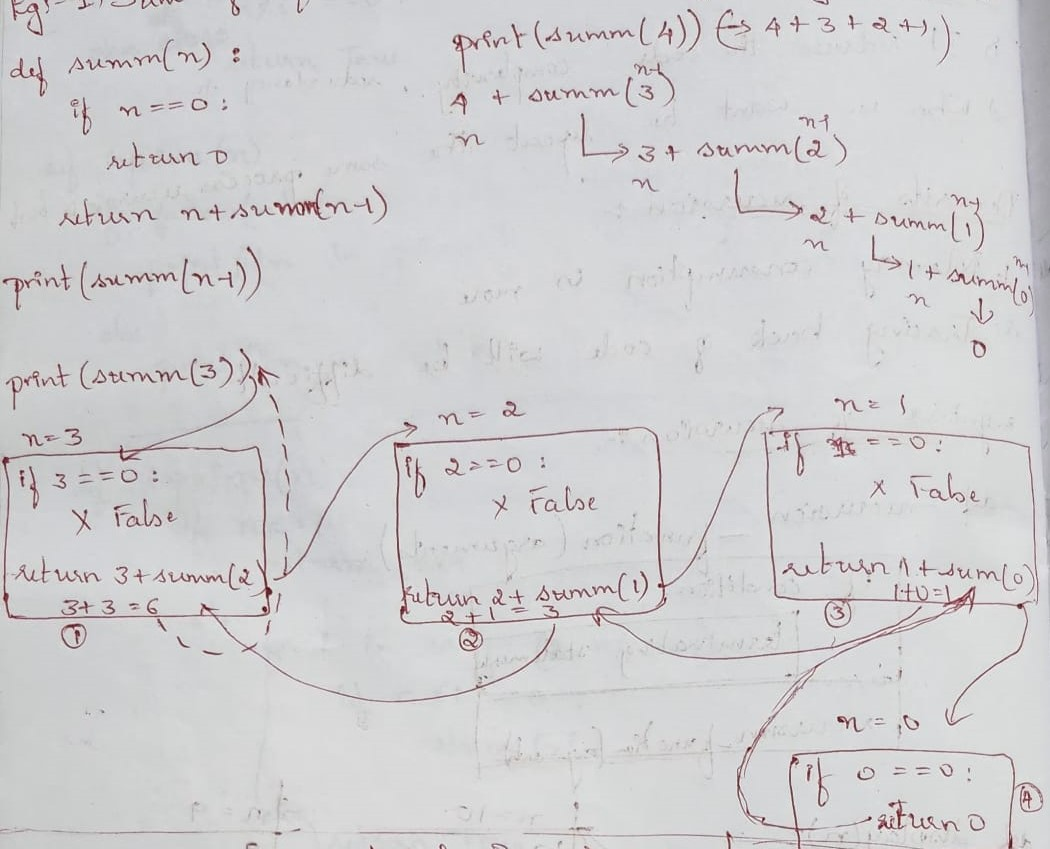
#> input picture Python/Functions/func_1.jpeg, 1050 x 849 px
$ jupyter execute --allow-errors Functions-3.ipynb
#> lines starting #> are read from the running program, lines starting #| are printed output that depends on the picture
### Python/Functions/fcs.py
def add():
    print(10+20)

def sub():
    print(10-2)

def mul():
    print(10*2)

def div():
    print(10/2)

print(f'Name of fcs is {__name__}')

### Python/Functions/Functions-3.ipynb
[cell 1]
from PIL import Image

### Importing:
1. Importing is aprocess of extracting the properties/functionalities of one Module into another module.
2. Importing can be achieved by using import keyword

We can import properties in 2 following ways:
1. Importing entire module (all content)
2. Importing specific finctions/classes

#### 1. Importing entire module ( all content )
1. When we want to access all the content from module then we import entire module
2. Syntax for importing entire module:
    import module_name
3. Syntax for accessing functions/classes if we import enitre module

    For funcitons:

        module_name.function_name(arguments)
    For classes:

        module_name.classname(arguments)

        Note: argyuments are not mandatory.

[cell 2]
# module saved as fcs.py
def add():
    print(10+20)

def sub():
    print(10-2)

def mul():
    print(10*2)

[cell 3]
# another module saved as numbers.py
import fcs

print(fcs.add())
print(fcs.sub())
fcs.mul()

#### Aliasing:
1. Aliasing is a process of providing an alternate name for the imported module or the functions or classes
2. We can achieve aliasing by using as keyword
3. Aliasing changes well be applicable inside the module where wehave applied them

Syntax for providing an alternate name for entire module:

    import module_name as aliasing_name

Syntax for accessing functions once after aliasing:

    aliasing_name.function_name()

Note: After aliasing we cannot use the actual name of the module for accessing the functions.

[cell 4]
def add():
    print(10+20)

def sub():
    print(10-2)

def mul():
    print(10*2)

[cell 5]
import fcs as f

print(f.add())
print(f.sub())
f.mul()

#### 2. Importing specific functions from a module:
We will use this approach whenever we want to use only few functions from another module
1. We can import specific functions from a module by using both import and from keyword
2. Syntax for importing specific functions:

       from module_name import function1, function2, function3,....... function_N
3. Syntax for accessing the function

        function1()

[cell 6]
from fcs import add, mul, sub

print(add())
print(mul())
print(sub())
#> (the rest of this cell did not finish here and is left out)

#### Providing an alternate name for the imported functions:
Syntax:

        from module_name import function_name as aliasing_name1, function2 as aliasing_name2
Syntax:

        aliasing_name()

[cell 7]
from fcs import add as a, mul as m
print(a())
print(m())

#### 3. Importing all the functions directly from a module
Syntax:

        from module_name import *
Syntax for accessing the function:

        function_name()

[cell 8]
# difference b/w package and library

#### Prioritisation of executing the imported functions  or Restricting the function calls immediately after importing
1. We can set prioritisation using __name__ because:

Name of the module (given by __name__ function) is

    1. Actual name if it is executed from other module
    2. __main__ if it is executed directly from the same module

##### from fcs import *
1. fcs when executed from fcs, executes the enitre module and __name__ is __main__

2. fcs when executed from numbers.py, the print(__name__) gives fcs

[cell 9]
# fcs.py
def add():
    print(10+20)

def sub():
    print(10-2)

def mul():
    print(10*2)

if __name__ == '__main__':
    add()
    sub()
    mul()

[cell 10]
# numbers.py
from fcs import *
add()
sub()
mul()
print(f'Name of the current module is {__name__}')

### Package
1. Package is a collection of python modules along with __init__.py
2. __init__.py is a blank python module which makes a folder of python module as a python package

#### Importing enitre module (all the content) of another package:
1. When we want to access all the content from the enitre modulethen we import entire module
2. Syntax for importing entire module:

        from package_name import module1, module2,... module_n
3. Syntax for accessing function/classes if we import entire module

        for functions:
            module_name.function(arguments)
        Note: Arguments are not mandatory

        for classes:
            module_name.class_name(arguments)
        Note: Arguments are not mandatory

      # app                                               # shree.py
    __init__.py                                         __init__.py
    apps.py                                              asgi.py
    models.py                                            wsgi.py
    admin.py                                             settings.py
    tests.py                                             urls.py
    views.py
                                                     from app import views
    def wish():                                          views.wish()
        print('hi how are you python')

#### Aliasing a imported module of another package
Syntax for providing an alternate for entire module:

    from package_name import module_name as alias_name
Syntax for accessing functions after aliasing:

    aliasingname.function()

Note: After aliasing we cannot use the actual name of the module for accessing the functions

    # shree.py
    __init__.py
    asgi.py
    wsgi.py
    settings.py
    urls.py

    from app import views as v
    v.wish()

#### Importing specific functions from a module of another package
1. We can import specific functions from the module by using both import and from keywords
2. Syntax for importing specific functions:

        from package_name.module_name import function1, function2, functions3,... function_n
3. Syntax for accessing the function:

        function()

    # shree.py
    __init__.py
    asgi.py
    wsgi.py
    settings.py
    urls.py

    from app.views import wish
    wish()

#### Providing an alternate name for the imported functions from Module of another Package:
Syntax:

    from package_name.module_name import function1 as alias_function1,function2 as alias_function2
Syntax for accessing the function:

    alias_function1()

    # shree.py
    __init__.py
    asgi.py
    wsgi.py
    settings.py
    urls.py

    from app.views import wish as w
    w()

### Recursion
It is the process of calling the function within itself untill the given terminating condition is satisfied

#### Benefits of Recursion:
1. It reduces code redundancy and code complexity
2. When we want to repeat the same process, recursion is the best
#### Demerits of Recursion
1. Memory consumption is more
2. Trcaing back of code will be difficult

Note: Using recursion, we can avoid the usage of loops and variable creation

Syntax:

        def recursion_function(arguments):
            if condition:
                multiple statements
                -------------------
                terminating statement
            recursion_function(arguments)

[cell 11]
def display(n):
    if n==7:
        return
    display(n-1)

    n=10              n=9              n =8           n=7
    print(10)         print(9)         print(8)       print(7)
    if 10==7:         if 9==7:         if 8==7:       if 7==7:
        return X         return X         return X       return
    display(9)        display(8)       display(8)       o/p: None
        ^                  ^                   ^                |
        |                  |                   |                |
        |                  |                   |                |
        |<---------------<-|-----------------<-|-<------------<-V

#### Points to be observerd in case of recursion
1. How we need to call the same function
2. Till when should it be called ?(find out the terminating condition)

Example 1:
Sum of first n numbers by using recursion

[cell 12]
def summ(n):
    if n==0:
        return 0
    return n+summ(n-1)
summ(5)

[cell 13]
Image.open('func_1.jpeg',).resize((650,450))
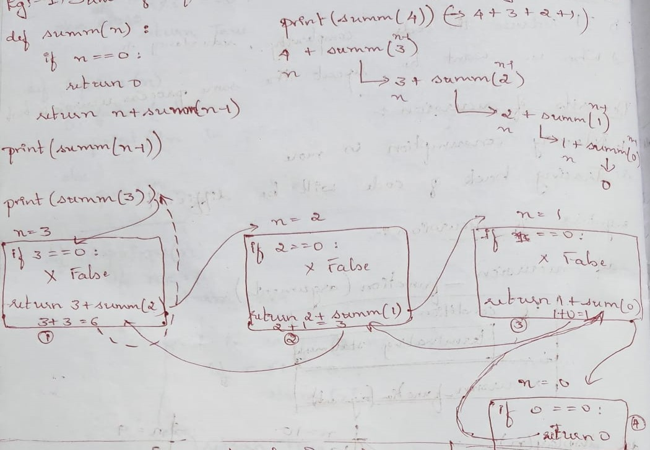
#> Out: PIL image 650x450 RGB; mean R, G, B 207.8, 207.2, 209

[cell 14]
# Find the factorial of a given number using recursion
def factorial(n):
    if n==1:
        return 1
    return n*factorial(n-1)
factorial(6)

[cell 15]
Image.open('func_2.jpeg',).resize((550,350))
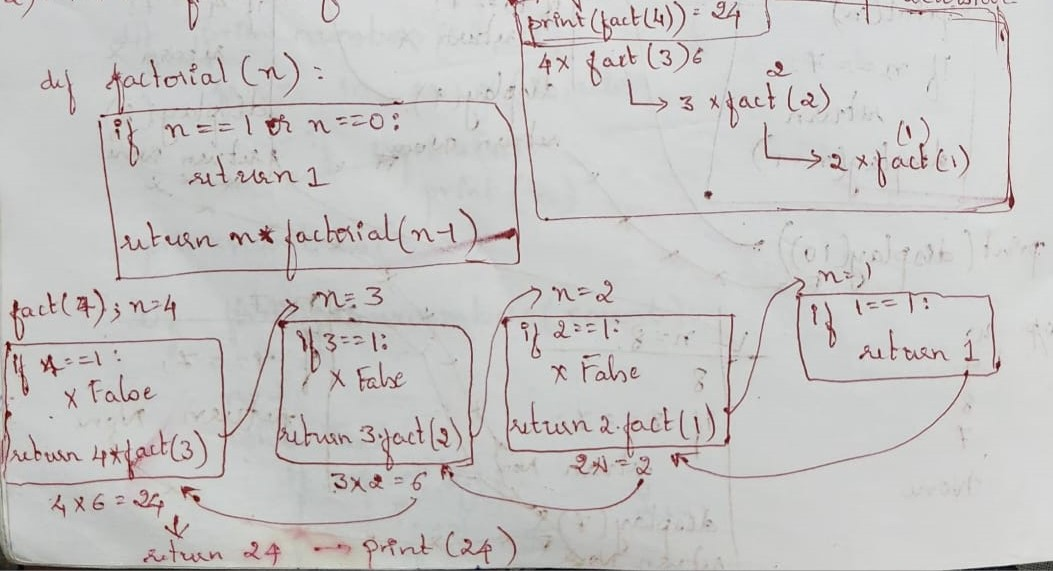
#> input picture Python/Functions/func_2.jpeg, 1053 x 571 px
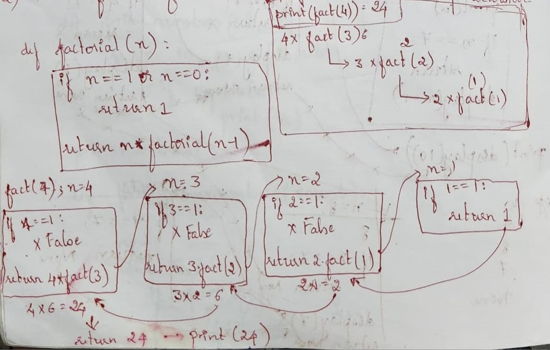
#> Out: PIL image 550x350 RGB; mean R, G, B 198.6, 196.8, 195.8

[cell 16]
# WAPT sum of individual digits using recursion
def digit_sum(n):
    if n==0:
        return 0
    return n%10 + digit_sum(n//10)
digit_sum(356)

[cell 17]
Image.open('func_3.jpeg',).resize((650,450))
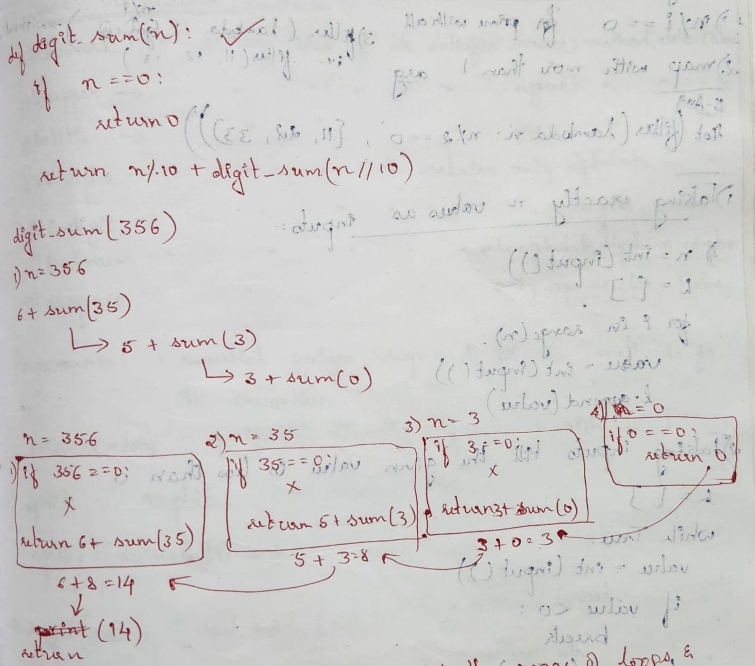
#> input picture Python/Functions/func_3.jpeg, 1509 x 1332 px (shown at 1/2 size)
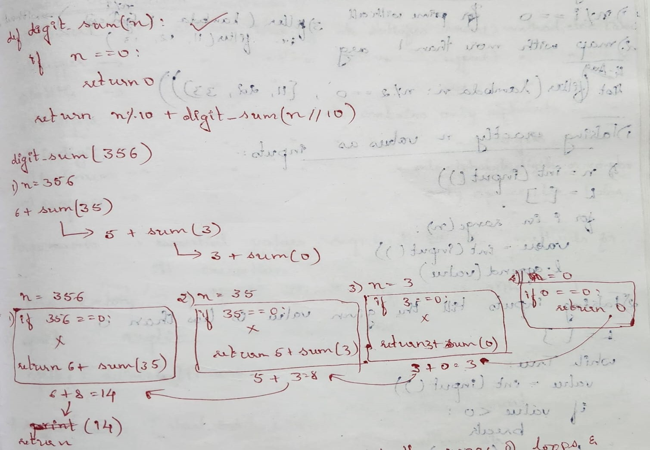
#> Out: PIL image 650x450 RGB; mean R, G, B 204.9, 203.8, 202.7

#### Difference between Normal functions and Lambda function

              Normal Functions                                                    Lambda functions

    1. It is an independent block of code with a specific name        1. It is an anonymous single line function
    2. def keyword is used for defining normal functions              2. Lambda keyword is used for creating
    3. Syntax:                                                        3. Syntax:
       def function_Name(argumets):                                          lambda arguments:Expression
             multiple statements
    4. We can define multiple arguments in a normal function          4. We can define multiple arguments in a lambda
                                                                         function
    5. We can define multiple statements in a normal function         5. We can define only single statement in a lambda                                                                             function
    6. We need to use return keyword to return some data from         6. A lambda function returns the output of the
       a normal function                                                 specified function by default
    7. We can use normal functions multiple times and in              7. We can use lambda functions multpile times but in        multiple places                                                   only single place.

#### Syntax:

    lambda arguments:Expression
Note:

    1. Lambda function will take multiple arguments
    2. Lambda function will take only one expression, this expression is evaluated and output will be returned

#### Lambda function with single argument

[cell 18]
square = lambda n:n**2
print(square(10))

[cell 19]
isEven = lambda n:n%2 ==0
print(isEven(90))

#### Lambda function with 2 arguments

[cell 20]
mul = lambda m,n:m*n
print(mul(2,3))

#### Lambda function with 3 argumets

[cell 21]
mul_ = lambda x,y,z:x*y*z
print(mul_(2,3,5))

#> (a cell that did not finish here is left out)

[cell 23]
# any() and all()
print(all(([], 10, 'abc'))) # False bcz of []-empty list
any(i for i in range(0,5)),  all(i for i in range(0,5))

[cell 24]
# wapt filter prime numbers in a single line using lambda, map and all()
n=int(input())  # trial -- does not work for n=1
#> the answer given: 1
all(list(map(lambda i,n:  n>1 and n%i!=0 , list(range(2,n//2+1)),  [n]*(n//2-1) )))

[cell 25]
#  solution
list(filter(lambda n: n>1 and all(n%i for i in range(2,n//2+1)) ,[1,2,3,4,5,6,7,8,9] ))

#### Map Function
The map() function in python takes a function and an iterable.
map() function returns a map object(which is an iterator) after performing operations on each and every element of the iterable by using the given function.

Syntax:

    map(functionAddress, iterable)
argumets:

    functionAddress: It is a function to which map passes each element of the given iterable.
    iterable: It is an iterable which is to be mapped.
Note: No. of inputs = no. of outputs in map function

[cell 26]
#  map with normal function
def add(n):
    return n+10
print(list(map(add, [11,22,33,44])))

[cell 27]
#  map with lambda function
print(list(map(lambda n:n+10, [11,22,33,44])))

#### Filter function
The filter function filters the given sequence with the help of a function that tests each element in the given sequence to be true or not.

Syntax:

       filter(functionAddress, sequence)
Parameters:

       function: function that tests if each element of a given sequence is true or not.
       sequence: sequence which need to be filtered, it can be sets, lists, tuples or containers of any iterators

Note: No. of outputs will be less than or equal to no of input elements of iterable

[cell 28]
# filter with normal function
def isEven(n):
    if n%2==0:
        return True
    else:
        return False
print(list(filter(isEven, [11,22,33,44])))

[cell 29]
# filter with lambda function
print(list(filter(lambda n:n%2==0,[66,40,33,22] )))

#### Reduce Function

   1. The reduce(fun, seq) function is used to apply a particular function passed in its argument to all the list of elements          menioned in the sequence passed along.
   2. This function is defined in "functools" module.
   3. It is used for operations like summ, max and min

Ternary Operator: Ternary operator is used for representing if else condition in a single line.

Syntax:

    True value if condition else False Value

[cell 30]
from functools import reduce
# Finding a maximum number from a given by list using reduce
L = [100,22,400,45,60]
print(reduce(lambda a,b: a if a>b else b, L))

[cell 31]
# finding minimum number from given list using reduce
L = [100,22,400,45,60]
print(reduce(lambda a,b: a if a<b else b, L))

[cell 32]
# finding sum of numbers of a given list using reduce
L = [100,22,400,45,60]
print(reduce(lambda a,b: a+b, L))

[cell 33]
# flattening the list of nested list using reduce
L = [[100,22],[400],[45,56,34,60]]
print(reduce(lambda a,b: a+b, L))

[cell 34]
# finding the lengthiest string from given list of strings using reduce
L=['hai', 'hello','bye', 'python']
print(reduce(lambda a,b: a if len(a)>len(b) else b, L))

#### Taking exactly n values as inputs

[cell 35]
n=int(input())
#> the answer given: 3
L=[]
for i in range(n):
    value = int(input())
    L.append(value)
#> this loop made 3 passes; the answer given on pass 1: 3
print(L)
